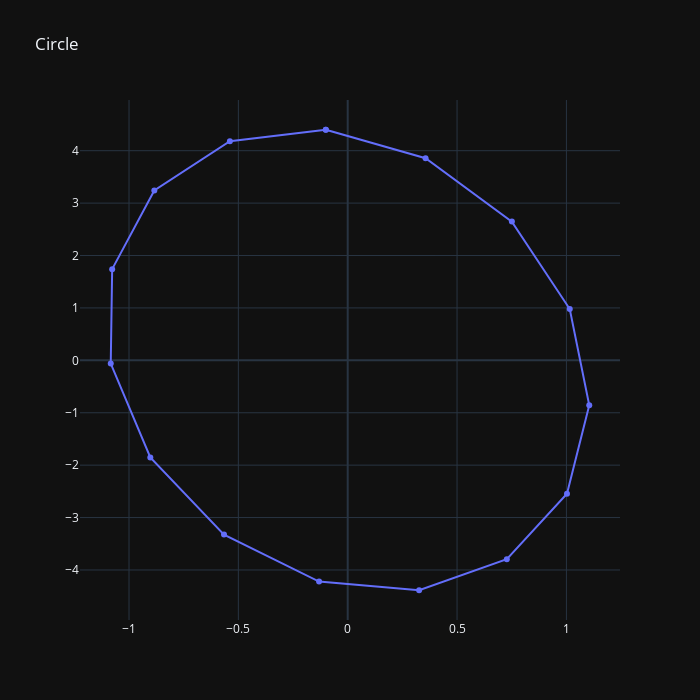

Notebook source saved alongside this figure:
### Code cell
circle.show()

### Figure 1 — Plotly figure (JSON) as saved in the notebook; plotly's stock layout.template omitted (floating-point values rounded to 4 significant figures)
{"data": [{"type": "scatter", "x": [-0.1, 0.3561, 0.7505, 1.015, 1.104, 1.003, 0.7275, 0.3265, -0.1309, -0.5657, -0.9026, -1.084, -1.077, -0.8844, -0.5388, -0.1], "y": [4.4, 3.857, 2.647, 0.9793, -0.8577, -2.546, -3.795, -4.387, -4.221, -3.325, -1.854, -0.06212, 1.74, 3.241, 4.182, 4.4]}], "layout": {"autosize": false, "height": 700, "title": {"text": "Circle"}, "width": 700}}
